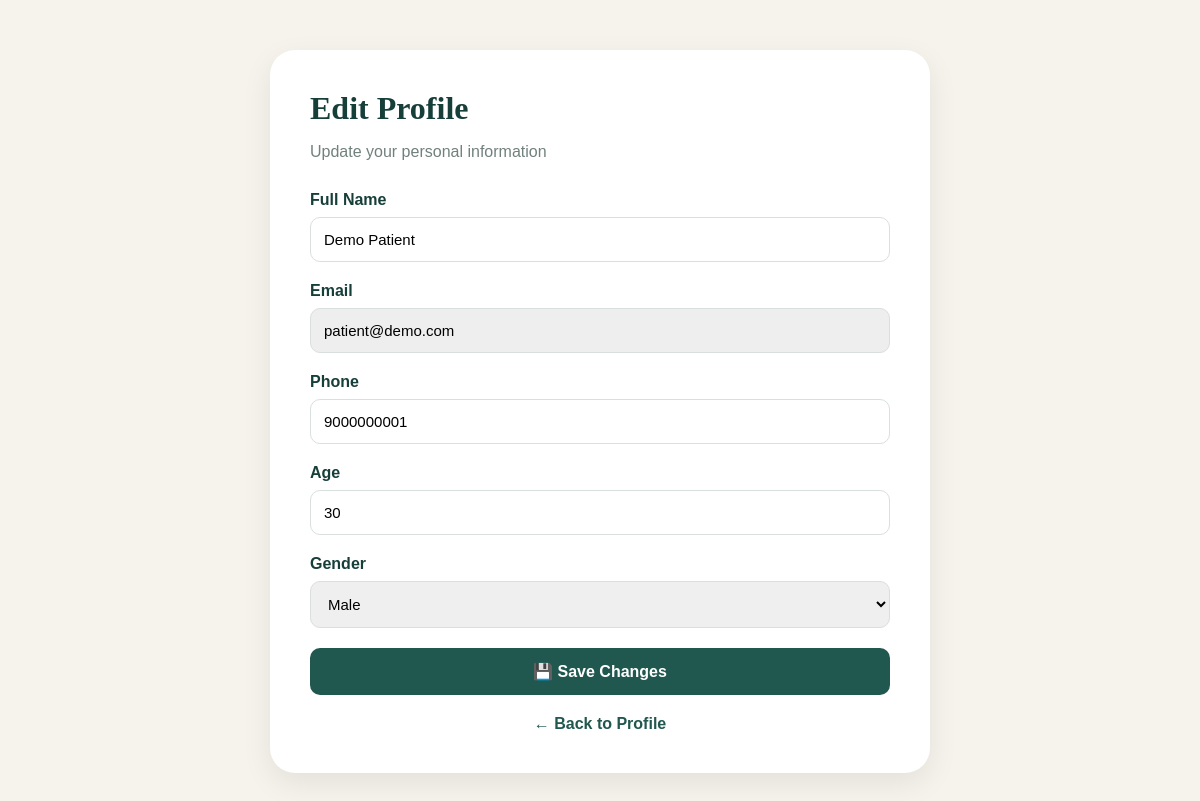
/profile/edit (signed in), run on the app's committed database.
### src/models/user.py (models this page shows)
class User(Base):
    __tablename__ = "users"
    id: Mapped[int] = mapped_column(
        Integer,
        primary_key=True,
        index=True
    )
    name: Mapped[str] = mapped_column(
        String(100),
        nullable=False
    )
    email: Mapped[str] = mapped_column(
        String(150),
        unique=True,
        index=True,
        nullable=False
    )
    phone: Mapped[str | None] = mapped_column(
        String(20),
        nullable=True
    )
    password_hash: Mapped[str] = mapped_column(
        String(255),
        nullable=False
    )
    age: Mapped[int | None] = mapped_column(
        Integer,
        nullable=True
    )
    gender: Mapped[str | None] = mapped_column(
        String(20),
        nullable=True
    )
    profile_photo: Mapped[str | None] = mapped_column(
        String(255),
        nullable=True
    )
    role: Mapped[str] = mapped_column(
        String(20),
        default="PATIENT",
        nullable=False
    )
    is_active: Mapped[bool] = mapped_column(
        Boolean,
        default=True,
        nullable=False
    )
    created_at: Mapped[datetime] = mapped_column(
        DateTime,
        default=datetime.utcnow
    )
    updated_at: Mapped[datetime] = mapped_column(
        DateTime,
        default=datetime.utcnow,
        onupdate=datetime.utcnow
    )

### src/routers/profile.py (the view)
@router.get("/profile/edit")
def edit_profile_page(
    request: Request,
    db: Session = Depends(get_db)
):
    user_id = request.session.get("user_id")
    if user_id is None:
        return RedirectResponse(
            url="/login",
            status_code=303
        )
    user = (
        db.query(User)
        .filter(User.id == user_id)
        .first()
    )
    if user is None:
        request.session.clear()
        return RedirectResponse(
            url="/login",
            status_code=303
        )
    return templates.TemplateResponse(
        request,
        "edit_profile.html",
        {
            "user": user
        }
    )

### templates/edit_profile.html (shortened to what this page needs)
<!DOCTYPE html>
<html lang="en">
<head>
</head>
<body>
<div class="container">
    <div class="card">
        <h1>
            Edit Profile
        </h1>
        <p class="subtitle">
            Update your personal information
        </p>
        <form
            action="/profile/update"
            method="POST"
        >
            <div class="form-group">
                <label for="name">
                    Full Name
                </label>
                <input
                    type="text"
                    id="name"
                    name="name"
                    value="{{ user.name }}"
                    required
                >
            </div>
            <div class="form-group">
                <label for="email">
                    Email
                </label>
                <input
                    type="email"
                    id="email"
                    value="{{ user.email }}"
                    class="readonly"
                    readonly
                >
            </div>
            <div class="form-group">
                <label for="phone">
                    Phone
                </label>
                <input
                    type="text"
                    id="phone"
                    name="phone"
                    value="{{ user.phone or '' }}"
                >
            </div>
            <div class="form-group">
                <label for="age">
                    Age
                </label>
                <input
                    type="number"
                    id="age"
                    name="age"
                    value="{{ user.age or '' }}"
                    min="1"
                    max="120"
                >
            </div>
            <div class="form-group">
                <label for="gender">
                    Gender
                </label>
                <select
                    id="gender"
                    name="gender"
                >
                    <option
                        value="Male"
                        {% if user.gender == "Male" %}
                        selected
                        {% endif %}
                    >
                        Male
                    </option>
                </select>
            </div>
            <button
                type="submit"
                class="save-btn"
            >
                💾 Save Changes
            </button>
        </form>
        <a
            href="/profile"
            class="back"
        >
            ← Back to Profile
        </a>
    </div>
</div>
</body>
</html>

### templates/edit_profile.html (style rules this page uses)
* { box-sizing: border-box; }
body { margin: 0; font-family: Arial, sans-serif; background: #f5f3eb; color: #173f3a; }
.container { max-width: 700px; margin: 50px auto; padding: 0 20px; }
.card { background: white; padding: 40px; border-radius: 25px; box-shadow: 0 10px 30px rgba(0, 0, 0, 0.08); }
h1 { font-family: Georgia, serif; margin-top: 0; margin-bottom: 8px; }
.subtitle { color: #71817e; margin-bottom: 30px; }
.form-group { margin-bottom: 20px; }
label { display: block; font-weight: bold; margin-bottom: 8px; }
input, select { width: 100%; padding: 13px; border: 1px solid #d9dfdc; border-radius: 10px; font-size: 15px; }
.readonly { background: #eeeeee; cursor: not-allowed; }
.save-btn { width: 100%; padding: 14px; border: none; border-radius: 10px; background: #20584f; color: white; font-size: 16px; font-weight: bold; cursor: pointer; }
.back { display: block; text-align: center; margin-top: 20px; color: #20584f; text-decoration: none; font-weight: bold; }

### data on the page
User: name "Demo Patient", email "patient@demo.com", phone "9000000001", age "30", gender "Male"
